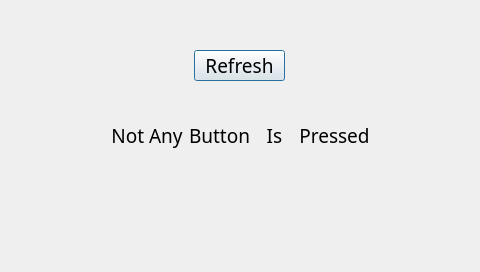
<?xml version="1.0" encoding="UTF-8"?>
<ui version="4.0">
 <class>buttonDialog</class>
 <widget class="QDialog" name="buttonDialog">
  <property name="windowModality">
   <enum>Qt::ApplicationModal</enum>
  </property>
  <property name="geometry">
   <rect>
    <x>0</x>
    <y>0</y>
    <width>480</width>
    <height>272</height>
   </rect>
  </property>
  <property name="minimumSize">
   <size>
    <width>480</width>
    <height>272</height>
   </size>
  </property>
  <property name="maximumSize">
   <size>
    <width>480</width>
    <height>272</height>
   </size>
  </property>
  <property name="font">
   <font>
    <family>文泉驿等宽微米黑</family>
    <pointsize>14</pointsize>
    <weight>50</weight>
    <bold>false</bold>
   </font>
  </property>
  <property name="windowTitle">
   <string>Tiny6410_Buttons</string>
  </property>
  <property name="modal">
   <bool>true</bool>
  </property>
  <widget class="QWidget" name="horizontalLayoutWidget">
   <property name="geometry">
    <rect>
     <x>100</x>
     <y>80</y>
     <width>281</width>
     <height>111</height>
    </rect>
   </property>
   <layout class="QHBoxLayout" name="horizontalLayout">
    <item>
     <widget class="QLabel" name="label1">
      <property name="text">
       <string>Not Any</string>
      </property>
      <property name="textFormat">
       <enum>Qt::AutoText</enum>
      </property>
      <property name="alignment">
       <set>Qt::AlignCenter</set>
      </property>
      <property name="wordWrap">
       <bool>false</bool>
      </property>
     </widget>
    </item>
    <item>
     <widget class="QLabel" name="label2">
      <property name="text">
       <string>Button</string>
      </property>
      <property name="alignment">
       <set>Qt::AlignCenter</set>
      </property>
     </widget>
    </item>
    <item>
     <widget class="QLabel" name="label3">
      <property name="text">
       <string>Is</string>
      </property>
      <property name="alignment">
       <set>Qt::AlignCenter</set>
      </property>
     </widget>
    </item>
    <item>
     <widget class="QLabel" name="label4">
      <property name="text">
       <string>Pressed</string>
      </property>
      <property name="alignment">
       <set>Qt::AlignCenter</set>
      </property>
     </widget>
    </item>
   </layout>
  </widget>
  <widget class="QPushButton" name="pushButton">
   <property name="geometry">
    <rect>
     <x>194</x>
     <y>50</y>
     <width>91</width>
     <height>31</height>
    </rect>
   </property>
   <property name="text">
    <string>Refresh</string>
   </property>
  </widget>
 </widget>
 <layoutdefault spacing="6" margin="11"/>
 <resources/>
 <connections/>
</ui>
